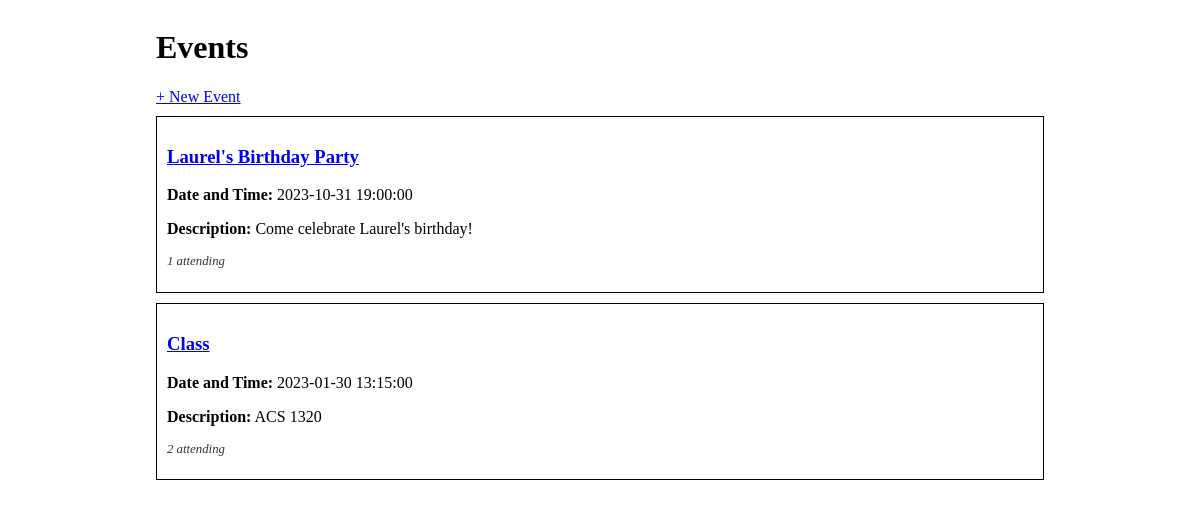
The page / on the database its author committed.
### events_app/models.py (models this page shows)
class Event(db.Model):
    id = db.Column(db.Integer, primary_key=True)
    title = db.Column(db.String(80), nullable=False)
    description = db.Column(db.String(250))
    date_and_time = db.Column(db.DateTime)
    guests = db.relationship(
        'Guest', secondary='guest_event', back_populates='events_attending')
    event_type = db.Column(db.Enum(Type), default=Type.OTHER)

### events_app/routes.py (the view)
@main.route('/')
def index():
    events = Event.query.all()
    return render_template('index.html', events=events)

### events_app/templates/index.html
{% extends 'base.html' %}
{% block content %}
<h1>Events</h1>
<a href="/create">+ New Event</a>
{% for event in events %}
<div class="event-container">
    <h3><a href="/event/{{ event.id }}">{{ event.title }}</a></h3>
    <p><strong>Date and Time:</strong> {{ event.date_and_time }} </p>
    <p><strong>Description:</strong> {{ event.description }} </p>
    <p class="small-text">
        {{ event.guests|length }} attending
    </p>
</div>
{% endfor %}
{% endblock %}

### events_app/static/style.css (style rules this page uses)
body { display: flex; justify-content: center; }
.event-container { border: 1px solid #000; margin: 10px 0; padding: 10px; }
.small-text { font-size: 0.8em; color: #333; font-style: italic; }

### rows shown on the page
Event: title "Laurel's Birthday Party", date_and_time "2023-10-31 19:00:00", description "Come celebrate Laurel's birthday!", guests|length "1"
Event: title "Class", date_and_time "2023-01-30 13:15:00", description "ACS 1320", guests|length "2"
